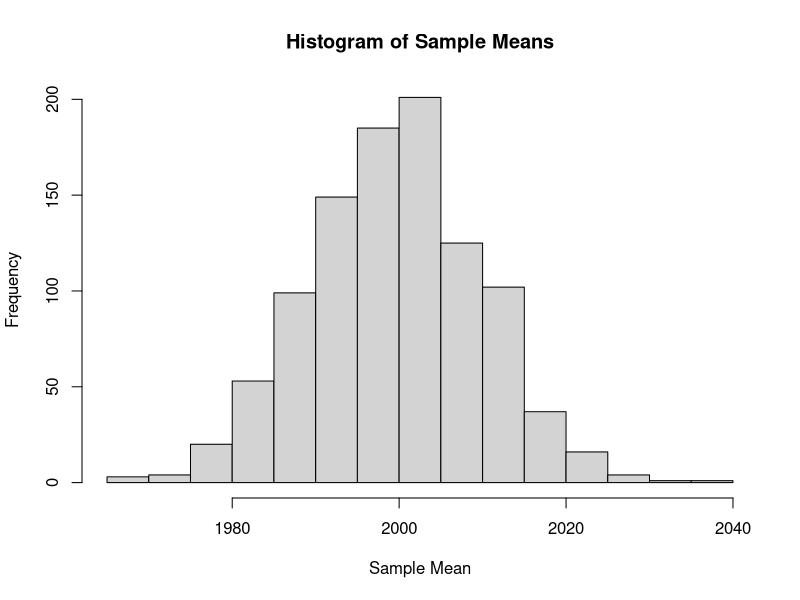
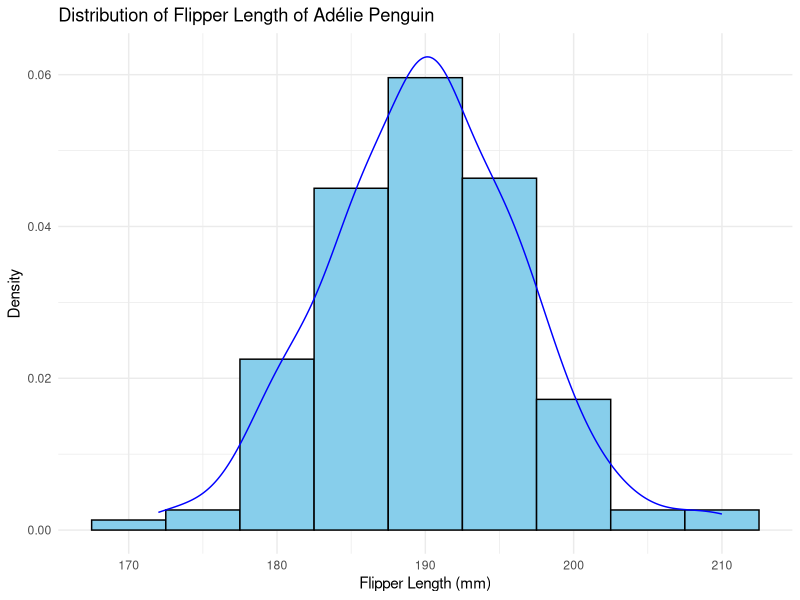
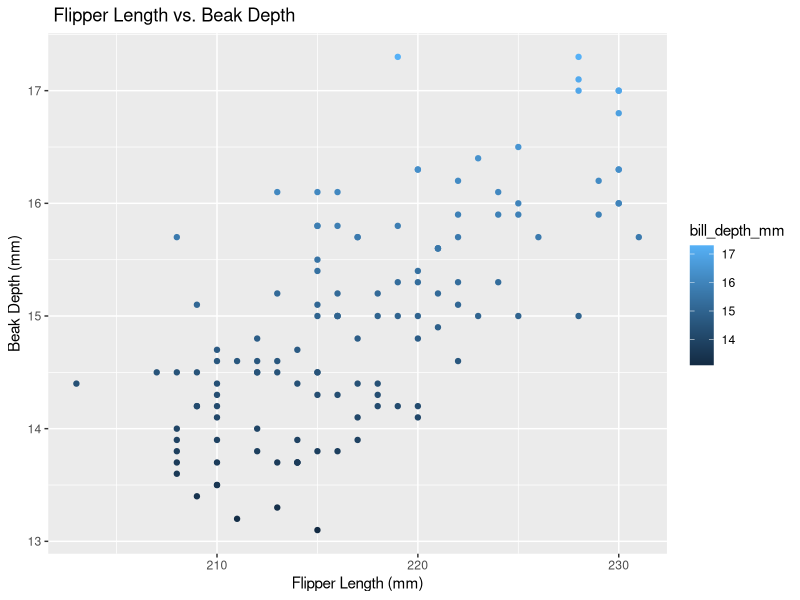

Write the R code that produced these figures, in order.
#Junchen Yi  Date: 27/10/2023 Class:ALY6000 70407

library(palmerpenguins)
library(e1071)
library(ggplot2)
library(tidyverse)


#1.
p <- 0.65
k <- 5
n <- 7
prob1_result <- choose(n, k) * p^k * (1 - p) ^ (n - k)

#2.
num_win_game <- seq(0, 7)
each_probability <- dbinom(num_win_game, size = n, prob = p)
prob2_result <- tibble(win_games = num_win_game, probability = each_probability)

#3.
prob3_result <- pbinom(4, size = 7, prob = 0.65)

#4.
#probability of win 5 games - 3 games
five_probability <- pbinom(5, size = n, prob = p)
two_probability  <- pbinom(2, size = n, prob = p)
prob4_result <- five_probability - two_probability

#5.
four_probability <- pbinom(4, size = n, prob = p)
prob5_result <-  1 - four_probability

#6.expected value
prob6_result <- n * p

#7.
prob7_result <- n * p * (1 - p)

#8.
set.seed(10)
red_sox_wins <- sample(prob2_result$win_games, 1000, replace = TRUE, prob = prob2_result$probability)

#9.
prob9_result <- mean(red_sox_wins)

#10.
prob10_result <- var(red_sox_wins)

#11.
lambda <- 7
num_calls <- 6
prob11_result <- dpois(num_calls, lambda)

#12. use cumulative distribution function (CDF)
lambda_8 <- 7 * 8
prob12_result <- ppois(40, lambda_8)

#13.
#Total Average Rate 
total_lambda <- lambda_8 * 5
num_calls <- 274
less_275_p <- ppois(num_calls, total_lambda)
prob13_result <- 1 - less_275_p

#14.
total_lambda <- lambda_8 * 4
prob14_result <- 1 - ppois(num_calls, total_lambda)

#15 
#an event that has a 90% probability of being less than or equal to this value 
#in the Poisson distribution
prob15_result <- qpois(1 - 0.1, lambda_8)

#16.
set.seed(15)
random_calls <- rpois(1000, lambda_8)

#17.
prob17_result <- mean(random_calls)

#18.
prob18_result <- var(random_calls)

#19.
sd <- 100
low_lifespan <- 1800
high_lifespan <- 2200
mean_lifespan <- 2000
# Calsulate the z-score
z1 <- (low_lifespan - mean_lifespan) / sd
z2 <- (high_lifespan - mean_lifespan) / sd
#cumulative probability
lower_p <- pnorm(z1)
high_p <- pnorm(z2)
between_p <- high_p - lower_p
prob19_result <- between_p

#20.
z_lower_2500 <- (2500 - mean_lifespan) / sd
cumulative_p <- pnorm(z_lower_2500)
prob20_result <- 1 - cumulative_p

#21.
hours_10_percent <- qnorm(0.1, mean = mean_lifespan, sd = sd)
prob21_result <- ceiling(hours_10_percent)

#22.
set.seed(25)
pop_lifespan <- rnorm(10000, mean = mean_lifespan, sd = sd)

#23.
prob23_result <- mean(pop_lifespan)

#24.
prob24_result <- sd(pop_lifespan)

#25.
set.seed(1)
size <- 100
samples_num <-1000
sample_mean <- numeric(1000) #Creates a numerical vector with 1000 length
for (i in 1:samples_num) {
  sample_mean[i] <- mean(sample(pop_lifespan, size = size, replace = FALSE))
}

#26.
hist(sample_mean, main = "Histogram of Sample Means", xlab = "Sample Mean", ylab = "Frequency")

#27.
prob27_result <- mean(sample_mean)

#28.
adelie <- subset(penguins, species == "Adelie")
ggplot(adelie, aes(x=flipper_length_mm)) +
  geom_histogram(aes(y=..density..), binwidth=5, fill="skyblue", color="black") +
  geom_density(color="blue") +
  labs(title="Distribution of Flipper Length of Adélie Penguin",
       x="Flipper Length (mm)", y="Density") +
  theme_minimal()

# Shapiro-Wilk normality test
shapiro_wilk <- shapiro.test(adelie$flipper_length_mm)

# Calculate skewness and kurtosis
skewness <- skewness(adelie$flipper_length_mm, na.rm = TRUE)
kurtosis <- kurtosis(adelie$flipper_length_mm, na.rm = TRUE)

shapiro_wilk$p.value # 0.7200466
skewness # 0.08560929
kurtosis # 0.2382734

#29.
gentoo <- subset(penguins, species == "Gentoo")
ggplot(gentoo, aes(x = flipper_length_mm, y = bill_depth_mm, color = bill_depth_mm)) +
  geom_point() +
  ggtitle(" Flipper Length vs. Beak Depth ") +
  xlab("Flipper Length (mm)") +
  ylab("Beak Depth (mm)")

#Pearson's correlation coefficient
cor_test <- cor.test(gentoo$flipper_length_mm, gentoo$bill_depth_mm)
cor_result <- cor_test$estimate
cor_result #0.7065634 
